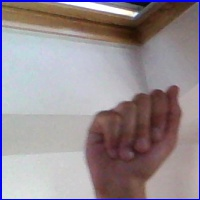
#> input picture data/asl_alphabet_train/A/A1135.jpg, 200 x 200 px; its folder holds only this picture in this run
$ python feature_extraction_texture.py   (Python 2 division)   (older library calls are emulated)
#> lines starting #> are read from the running program, lines starting #| are printed output that depends on the picture
import glob
import mahotas as mt
from sklearn.svm import LinearSVC
from sklearn import svm
import cv2
import numpy as np
import os


from sklearn.linear_model import LogisticRegression
#log_model = LogisticRegression(solver='lbfgs', max_iter=1000)


def extract(img):
    textures = mt.features.haralick(img)
    ht_mean  = textures.mean(axis=0)
	return ht_mean

path  = '../input/asl_alphabet_train/asl_alphabet_train'
name = os.listdir(path)


labels   = []
train_features = []


for item in name:
	cur_path = path + "/" + item
	cur_label = item
	i = 1

	for item in glob.glob(cur_path + "/*.jpg"):
		print("Processing img - {} in {}".format(i, cur_label))
        img = cv2.imread(item)
#> img is the input picture: shape (200, 200, 3); mean B, G, R 146.5, 140.9, 151.3
        gray = cv2.cvtColor(img, cv2.COLOR_BGR2GRAY)
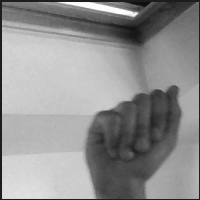
#> gray: shape (200, 200); min 8, max 255, mean 144.6
#> (the run stopped early here; a loop or call above may not have finished)

$ run again, on data/asl_alphabet_train/B/B1376.jpg
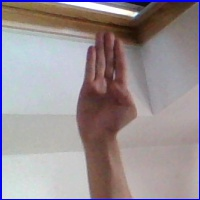
#> input picture data/asl_alphabet_train/B/B1376.jpg, 200 x 200 px
#> img is the input picture: shape (200, 200, 3); mean B, G, R 148, 143.7, 153.7
#> `gray = cv2.cvtColor(img, cv2.COLOR_BGR2GRAY)`:
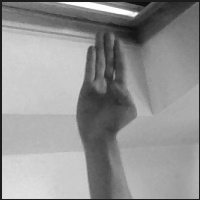
#> gray: shape (200, 200); min 8, max 255, mean 147.2

$ run again, on data/asl_alphabet_train/A/A1158.jpg
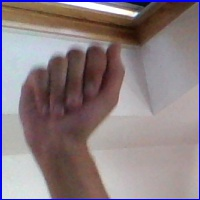
#> input picture data/asl_alphabet_train/A/A1158.jpg, 200 x 200 px
#> img is the input picture: shape (200, 200, 3); mean B, G, R 130.8, 126.6, 140.2
#> `gray = cv2.cvtColor(img, cv2.COLOR_BGR2GRAY)`:
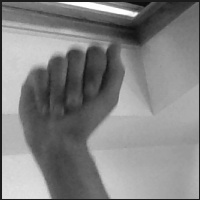
#> gray: shape (200, 200); min 10, max 255, mean 131.2
